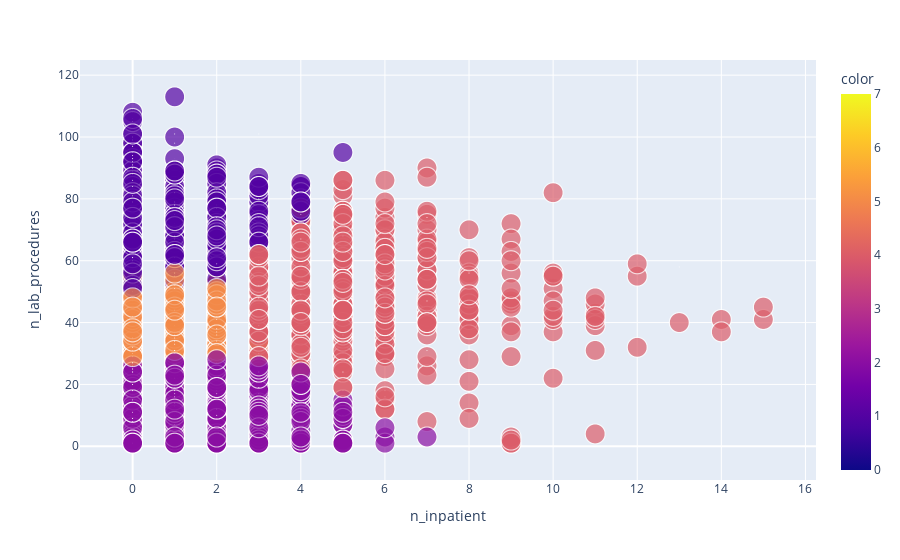

Here is the notebook cell this chart was saved with:
### Code cell
# plot the n_inpatient and n_lab_procedures  vs the readmitted column for each cluster using plotly
import plotly.express as px
fig = px.scatter(clean_data, x="n_inpatient", y="n_lab_procedures", color=top_4_features_data['clusters'], size='readmitted', hover_data=['readmitted'])
fig.show()

### Figure 1 — Plotly figure (JSON) as saved in the notebook; plotly's stock layout.template omitted (floating-point values rounded to 4 significant figures; data arrays with more than 128 entries replaced by an {"elided": "..."} marker saying what was removed)
{"data": [{"customdata": {"elided": "25000x1 int values"}, "hovertemplate": "n_inpatient=%{x}<br>n_lab_procedures=%{y}<br>readmitted=%{customdata[0]}<br>color=%{marker.color}<extra></extra>", "legendgroup": "", "marker": {"color": {"elided": "25000 int values"}, "coloraxis": "coloraxis", "size": {"elided": "25000 int values"}, "sizemode": "area", "sizeref": 0.0025, "symbol": "circle"}, "mode": "markers", "name": "", "showlegend": false, "type": "scattergl", "x": {"elided": "25000 int values"}, "xaxis": "x", "y": {"elided": "25000 int values"}, "yaxis": "y"}], "layout": {"coloraxis": {"colorbar": {"title": {"text": "color"}}, "colorscale": [[0, "#0d0887"], [0.1111, "#46039f"], [0.2222, "#7201a8"], [0.3333, "#9c179e"], [0.4444, "#bd3786"], [0.5556, "#d8576b"], [0.6667, "#ed7953"], [0.7778, "#fb9f3a"], [0.8889, "#fdca26"], [1, "#f0f921"]]}, "legend": {"itemsizing": "constant", "tracegroupgap": 0}, "margin": {"t": 60}, "xaxis": {"anchor": "y", "domain": [0, 1], "title": {"text": "n_inpatient"}}, "yaxis": {"anchor": "x", "domain": [0, 1], "title": {"text": "n_lab_procedures"}}}}
